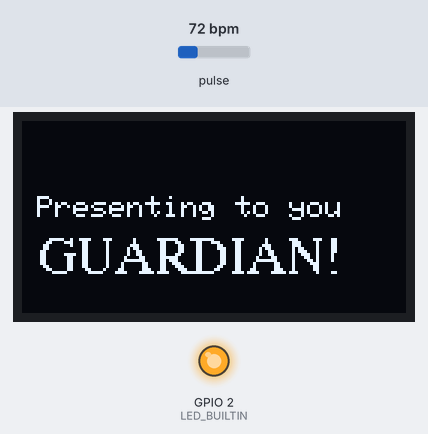
Simulated run of this sketch. Board: ESP8266 (NodeMCU). On the bench: 128×64 one-colour display, output pins drawn as LEDs (lit = HIGH, except the on-board LED, lit = LOW). The test bench sets the inputs (shaded band); at power-on: pulse 72 bpm. WiFi joins after 1.5 s; servers stay silent unless stated; a WiFi scan finds three made-up networks; random numbers use the default seed unless the sketch sets one; what the sketch prints to the serial monitor is not drawn.

Above: at 6.9 s.
At 10.0 s:
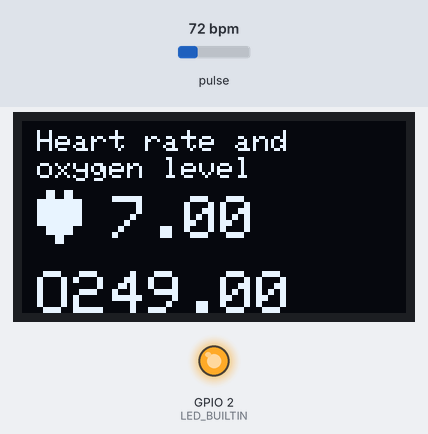
At 22.0 s:
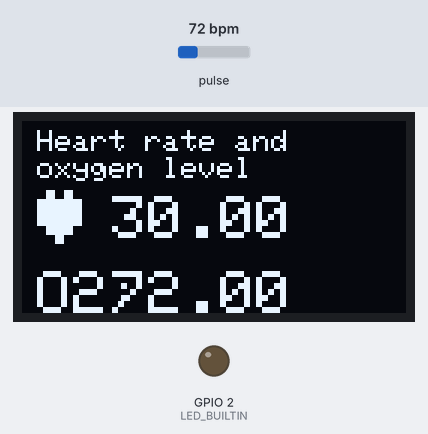
At 36.1 s:
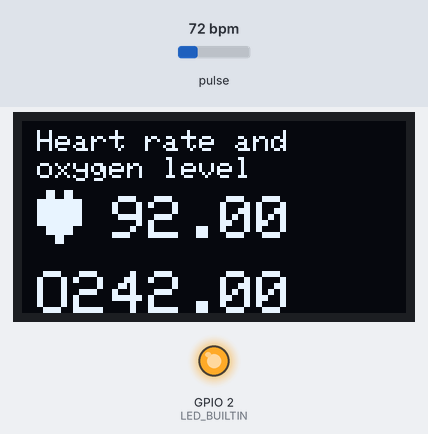
Timing chart, 0 to 40.0 s (numbered marks = the images above):
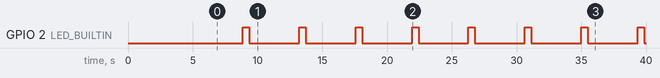

The sketch:

COVHALTER.ino
```cpp
#include "ESP8266WiFi.h"
#include <Wire.h>
#include <Adafruit_GFX.h>
#include <Adafruit_SSD1306.h>
#include <Fonts/FreeSerif9pt7b.h>
#include "MAX30100_PulseOximeter.h"
#include "ThingSpeak.h"

#define BLYNK_PRINT Serial
#include <Blynk.h>
#include <BlynkSimpleEsp8266.h>

#define REPORTING_PERIOD_MS     1000
#define SCREEN_WIDTH 128 // OLED display width, in pixels
#define SCREEN_HEIGHT 64 // OLED display height, in pixels

// Declaration for an SSD1306 display connected to I2C (SDA, SCL pins)
Adafruit_SSD1306 display(SCREEN_WIDTH, SCREEN_HEIGHT, &Wire, -1);
PulseOximeter pox;

float A = -60;
float N = 3;
float Distance = 0.0;
uint32_t tsLastReport = 0;
const char* ssid_= "GUARDIAN";
const char* pass_="12345678";
const char* ssid= "realme 3 Pro";
const char* pass="khusi123";
char auth[] = "WB_VLtGeK5v8-VhBcXKNnH_jmtk65nMt";
unsigned long channel_number = 1256261;            // Channel ID
const char * write_api_key = "UHMHNH3C4R8QRMEE"; // Read API Key

WiFiClient  client;
void onBeatDetected()
{
    Serial.println("Beat Detected!");
}

void setup() {
  Serial.begin(115200);
  pinMode(LED_BUILTIN, OUTPUT);
  // Set WiFi to station mode and disconnect from an AP if it was previously connected
  WiFi.mode(WIFI_AP_STA);
  WiFi.softAP(ssid_,pass_);
  WiFi.disconnect();
  Blynk.begin(auth, ssid, pass);
  if (!pox.begin()) {
        Serial.println("FAILED OXIMETER");
        for(;;);
    } else {
        Serial.println("SUCCESS OXIMETER");

    }
   pox.setOnBeatDetectedCallback(onBeatDetected);
  pox.setIRLedCurrent(MAX30100_LED_CURR_7_6MA);
    // Clear the buffer.
  if(!display.begin(SSD1306_SWITCHCAPVCC, 0x3C)) { // Address 0x3D for 128x64
    Serial.println(F("SSD1306 allocation failed"));
    for(;;);
  }
  Serial.println("Connecting to Wifi");
 WiFi.begin(ssid,pass);
while(WiFi.status()!=WL_CONNECTED){
    Serial.print(".");
    delay(500);
  }
  Serial.println("Wifi Connected");
  ThingSpeak.begin(client);
  display.setFont();
  display.setTextSize(1);
  display.clearDisplay();
  // Greetings!
  display.setTextColor(WHITE);
  display.setCursor(5,25);
  display.println("Presenting to you");

  display.setFont(&FreeSerif9pt7b);
  display.setCursor(5,50);
  display.println("GUARDIAN!");
  delay(5000);
  display.display();
}

void loop() {
  // WiFi.scanNetworks will return the number of networks found

  int n = WiFi.scanNetworks();
  Serial.println("scan done");
    for (int i = 0; i < n; ++i) {
      // Print SSID and RSSI for each network found
      Serial.print(i + 1);
      Serial.print(": ");
      Serial.print(WiFi.SSID(i));
      Serial.print(" (");
      Serial.print(WiFi.RSSI(i));
      Serial.print(")");
      float ratio = (A - WiFi.RSSI(i))/(10 * N);
      Distance = pow(10,ratio);
      Serial.println(Distance);
      if(Distance<1){
          digitalWrite(LED_BUILTIN, HIGH);
          delay(500);
          digitalWrite(LED_BUILTIN, LOW);
          delay(500);  }
      delay(10);
    }

    pox.update();
    Blynk.run();
    if (millis() - tsLastReport > REPORTING_PERIOD_MS) {
        float heart_rate = random(100);
        float o2= random(100);
        display.clearDisplay();
          //Heart symbol
        display.setFont();
        display.setCursor(5,3);
        display.println("Heart rate and");
        display.setCursor(5,12);
        display.println("oxygen level");
        display.setCursor(5,20);
        display.setTextSize(3);
        display.write(3);

        //Heart rate
        display.setTextSize(2);
        display.setCursor(30,25);
        display.print(heart_rate);

        //O2 symbol
        display.setCursor(5,50);
        display.println("O2: ");
        //O2 level
        display.setCursor(30,50);
        display.print(o2);
        display.display();
        display.setFont();
        display.setTextSize(1);
        display.clearDisplay();
        Blynk.virtualWrite(V0, heart_rate);
        Blynk.virtualWrite(V1, o2);
        ThingSpeak.setField( 1, heart_rate);
        ThingSpeak.setField( 2, o2);
        ThingSpeak.writeFields(channel_number,write_api_key);
        tsLastReport = millis();
    }

  Serial.println("");

  // Wait a bit before scanning again
  delay(1000);
}
```

Measured:
- by itself, GPIO 2 (LED_BUILTIN): alternates HIGH for 0.50 s and LOW for 3.9 s
- what the display in image 0 shows lasts 3.0 s, from 6.9 s to 9.9 s
- what the display in image 1 shows lasts 4.4 s, from 9.9 s to 14.3 s
